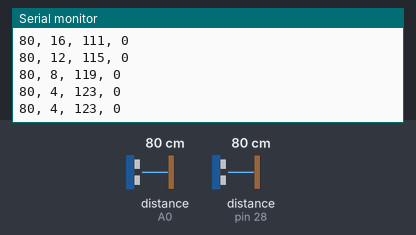
The sketch below on a simulated Teensy 4. Shown: the last lines printed to the serial monitor. The inputs (shaded band) are chosen by the test bench; at power-on: distance to the obstacle (sensors on A0, pin 28) 80 cm.

Above: at 1.2 s.
1.3 s: distance to the obstacle (sensor on A0) set to 120 cm
At 1.35 s:
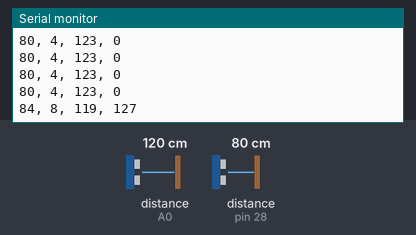
2.8 s: distance to the obstacle (sensor on pin 28) set to 250 cm
At 2.86 s:
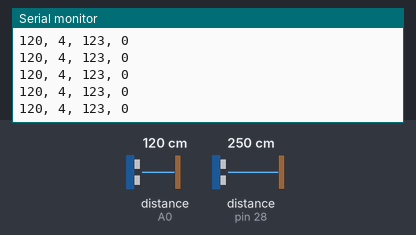
4.3 s: distance to the obstacle (sensor on A0) set to 299 cm
At 4.32 s:
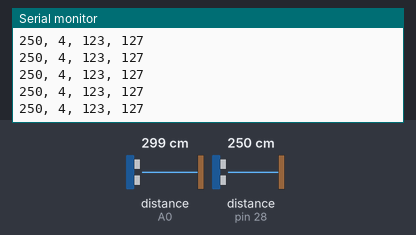
Timing chart, 0 to 7.3 s (numbered marks = the images above; inputs shaded):
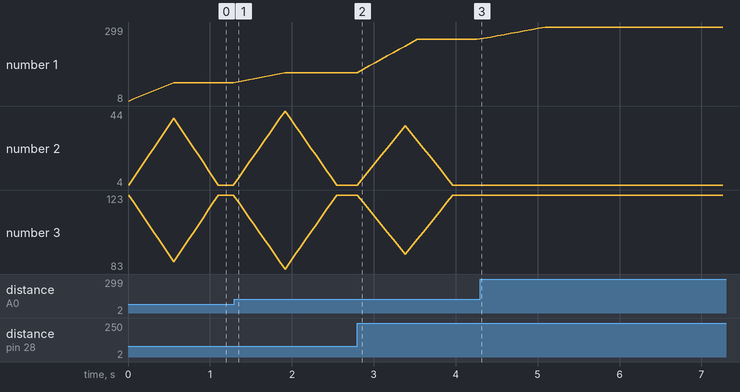

Measured:
- after the input at 1.3 s, the serial monitor: prints a new line after 0.05 s (image 1)
- plotted number 1: 80 → 120 after the input at 1.3 s, 120 → 250 after the input at 2.8 s, 250 → 299 after the input at 4.3 s

The sketch:

teensy_and_sensors_to_midi.ino
```cpp
#include <HCSR04.h>

//real time adjustments
int maxDist = 250; // max distance in cm for sensors
int minDist = 50; // max distance in cm for sensors
int distanceThresh = 230;
int closeDiff = 10;


int SLval; // initial read vals
int SRval;
int tapeCC;
int soundCC;
int engineCC;
int incrementor = 4;
int highIncrementor = 10;
int soundOff = 127;
int soundOn = 0;
int maxRead;
int minRead;

// stores overall values for each type of sensor
int Sval;

// stores MIDI values
int midiCCS;

const int numReadings = 10;

int readings[numReadings];      // the readings from the analog input
int readIndex = 0;              // the index of the current reading
int total = 0;                  // the running total
int average = 0;                // the average

UltraSonicDistanceSensor distanceSensor1(27, 28, maxDist);
UltraSonicDistanceSensor distanceSensor2(15, 14, maxDist);

void setup() {
  // put your setup code here, to run once:
  Serial.begin(9600);
  for (int thisReading = 0; thisReading < numReadings; thisReading++) {
    readings[thisReading] = 0;
  }
}

void loop() {
  SLval = max(distanceSensor1.measureDistanceCm(), minDist);
  SRval = max(distanceSensor2.measureDistanceCm(), minDist);
  Sval = max(SLval,SRval);

// smoothing for raw sensor cm values:
  total = total - readings[readIndex];
  maxRead = max(Sval,readings[readIndex]);
  minRead = min(Sval,readings[readIndex]);
  readings[readIndex] = Sval;
  total = total + readings[readIndex];
  readIndex = readIndex + 1;

  if (readIndex >= numReadings) {
    readIndex = 0;
  }

  average = total / numReadings;

  if (average == minDist) {
    average = maxDist;
  }


//  check if someone is close enough, increment the tape CC value

/*
 * would love to make the sound on/off less jumpy. Maybe another average?
 */

if (average <= distanceThresh){
  if ((maxRead - minRead) < closeDiff) {
  soundCC = soundOn;
  if (tapeCC > incrementor) {
    tapeCC = tapeCC - incrementor;
    }
  } else if ((maxRead - minRead) > closeDiff) {
    soundCC = soundOff;
    if (tapeCC < 123) {
    tapeCC = tapeCC + incrementor;
    }
  }

//  if (tapeCC < (127-incrementor)) {
//    tapeCC = tapeCC + incrementor;
//  }

}
else if (average > distanceThresh) {
  if (tapeCC > incrementor) {
  tapeCC = tapeCC - incrementor;
  }
  soundCC = soundOff;
}

engineCC = map(tapeCC, 0, 127, 127, 0);

Serial.print(average);
Serial.print(", ");
Serial.print(tapeCC);
Serial.print(", ");
Serial.print(engineCC);
Serial.print(", ");
Serial.println(soundCC);


usbMIDI.sendControlChange(4,tapeCC,1);
usbMIDI.sendControlChange(5,soundCC,2);
usbMIDI.sendControlChange(6,engineCC,3);

  //loop delay time
  delay(50);
}
```
